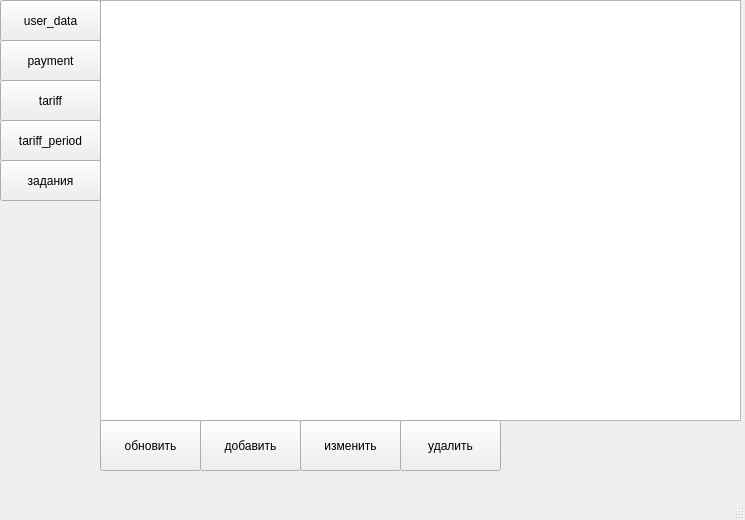
<?xml version="1.0" encoding="UTF-8"?>
<ui version="4.0">
 <class>AppWindow</class>
 <widget class="QMainWindow" name="AppWindow">
  <property name="geometry">
   <rect>
    <x>0</x>
    <y>0</y>
    <width>745</width>
    <height>520</height>
   </rect>
  </property>
  <property name="windowTitle">
   <string>MainWindow</string>
  </property>
  <widget class="QWidget" name="centralwidget">
   <widget class="QTableWidget" name="tableWidget">
    <property name="geometry">
     <rect>
      <x>100</x>
      <y>0</y>
      <width>641</width>
      <height>421</height>
     </rect>
    </property>
   </widget>
   <widget class="QPushButton" name="user_data_button">
    <property name="geometry">
     <rect>
      <x>0</x>
      <y>0</y>
      <width>101</width>
      <height>41</height>
     </rect>
    </property>
    <property name="text">
     <string>user_data</string>
    </property>
   </widget>
   <widget class="QPushButton" name="payment_button">
    <property name="geometry">
     <rect>
      <x>0</x>
      <y>40</y>
      <width>101</width>
      <height>41</height>
     </rect>
    </property>
    <property name="text">
     <string>payment</string>
    </property>
   </widget>
   <widget class="QPushButton" name="tariff_button">
    <property name="geometry">
     <rect>
      <x>0</x>
      <y>80</y>
      <width>101</width>
      <height>41</height>
     </rect>
    </property>
    <property name="text">
     <string>tariff</string>
    </property>
   </widget>
   <widget class="QPushButton" name="tariff_period_button">
    <property name="geometry">
     <rect>
      <x>0</x>
      <y>120</y>
      <width>101</width>
      <height>41</height>
     </rect>
    </property>
    <property name="text">
     <string>tariff_period</string>
    </property>
   </widget>
   <widget class="QPushButton" name="select_button">
    <property name="geometry">
     <rect>
      <x>100</x>
      <y>420</y>
      <width>101</width>
      <height>51</height>
     </rect>
    </property>
    <property name="text">
     <string>обновить</string>
    </property>
   </widget>
   <widget class="QPushButton" name="add_button">
    <property name="geometry">
     <rect>
      <x>200</x>
      <y>420</y>
      <width>101</width>
      <height>51</height>
     </rect>
    </property>
    <property name="text">
     <string>добавить</string>
    </property>
   </widget>
   <widget class="QPushButton" name="update_button">
    <property name="geometry">
     <rect>
      <x>300</x>
      <y>420</y>
      <width>101</width>
      <height>51</height>
     </rect>
    </property>
    <property name="text">
     <string>изменить</string>
    </property>
   </widget>
   <widget class="QPushButton" name="delete_button">
    <property name="geometry">
     <rect>
      <x>400</x>
      <y>420</y>
      <width>101</width>
      <height>51</height>
     </rect>
    </property>
    <property name="text">
     <string>удалить</string>
    </property>
   </widget>
   <widget class="QPushButton" name="task_button">
    <property name="geometry">
     <rect>
      <x>0</x>
      <y>160</y>
      <width>101</width>
      <height>41</height>
     </rect>
    </property>
    <property name="text">
     <string>задания</string>
    </property>
   </widget>
  </widget>
  <widget class="QMenuBar" name="menubar">
   <property name="geometry">
    <rect>
     <x>0</x>
     <y>0</y>
     <width>745</width>
     <height>21</height>
    </rect>
   </property>
  </widget>
  <widget class="QStatusBar" name="statusbar"/>
 </widget>
 <resources/>
 <connections/>
</ui>
